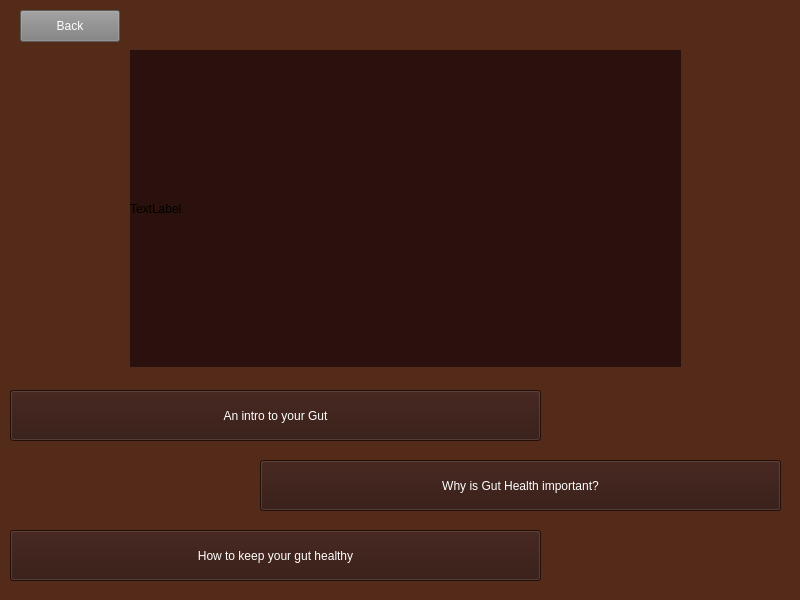
<?xml version="1.0" encoding="UTF-8"?>
<ui version="4.0">
 <class>TeachingWidget</class>
 <widget class="QWidget" name="TeachingWidget">
  <property name="geometry">
   <rect>
    <x>0</x>
    <y>0</y>
    <width>800</width>
    <height>600</height>
   </rect>
  </property>
  <property name="windowTitle">
   <string>Form</string>
  </property>
  <property name="styleSheet">
   <string notr="true">background-color: rgb(43, 17, 13);</string>
  </property>
  <widget class="QPushButton" name="introToGutButton">
   <property name="geometry">
    <rect>
     <x>10</x>
     <y>390</y>
     <width>531</width>
     <height>51</height>
    </rect>
   </property>
   <property name="styleSheet">
    <string notr="true">background-color: rgb(48, 21, 14);
color: rgb(255, 255, 255);</string>
   </property>
   <property name="text">
    <string>An intro to your Gut</string>
   </property>
  </widget>
  <widget class="QPushButton" name="whyGutHealthButton">
   <property name="geometry">
    <rect>
     <x>260</x>
     <y>460</y>
     <width>521</width>
     <height>51</height>
    </rect>
   </property>
   <property name="styleSheet">
    <string notr="true">background-color: rgb(48, 21, 14);
color: rgb(255, 255, 255);</string>
   </property>
   <property name="text">
    <string>Why is Gut Health important?</string>
   </property>
  </widget>
  <widget class="QPushButton" name="howToStayHealthyButton">
   <property name="geometry">
    <rect>
     <x>10</x>
     <y>530</y>
     <width>531</width>
     <height>51</height>
    </rect>
   </property>
   <property name="styleSheet">
    <string notr="true">background-color: rgb(48, 21, 14);
color: rgb(255, 255, 255);</string>
   </property>
   <property name="text">
    <string>How to keep your gut healthy</string>
   </property>
  </widget>
  <widget class="QPushButton" name="backToStartButton">
   <property name="geometry">
    <rect>
     <x>20</x>
     <y>10</y>
     <width>100</width>
     <height>32</height>
    </rect>
   </property>
   <property name="styleSheet">
    <string notr="true">background-color: rgb(127, 127, 127);
color: rgb(255, 255, 255);</string>
   </property>
   <property name="text">
    <string>Back</string>
   </property>
  </widget>
  <widget class="QLabel" name="label">
   <property name="geometry">
    <rect>
     <x>0</x>
     <y>-20</y>
     <width>821</width>
     <height>621</height>
    </rect>
   </property>
   <property name="styleSheet">
    <string notr="true">background-color: rgb(83, 43, 24);</string>
   </property>
   <property name="text">
    <string/>
   </property>
  </widget>
  <widget class="QLabel" name="gut">
   <property name="geometry">
    <rect>
     <x>130</x>
     <y>50</y>
     <width>551</width>
     <height>317</height>
    </rect>
   </property>
   <property name="text">
    <string>TextLabel</string>
   </property>
  </widget>
  <zorder>label</zorder>
  <zorder>introToGutButton</zorder>
  <zorder>whyGutHealthButton</zorder>
  <zorder>howToStayHealthyButton</zorder>
  <zorder>backToStartButton</zorder>
  <zorder>gut</zorder>
 </widget>
 <resources/>
 <connections/>
</ui>
